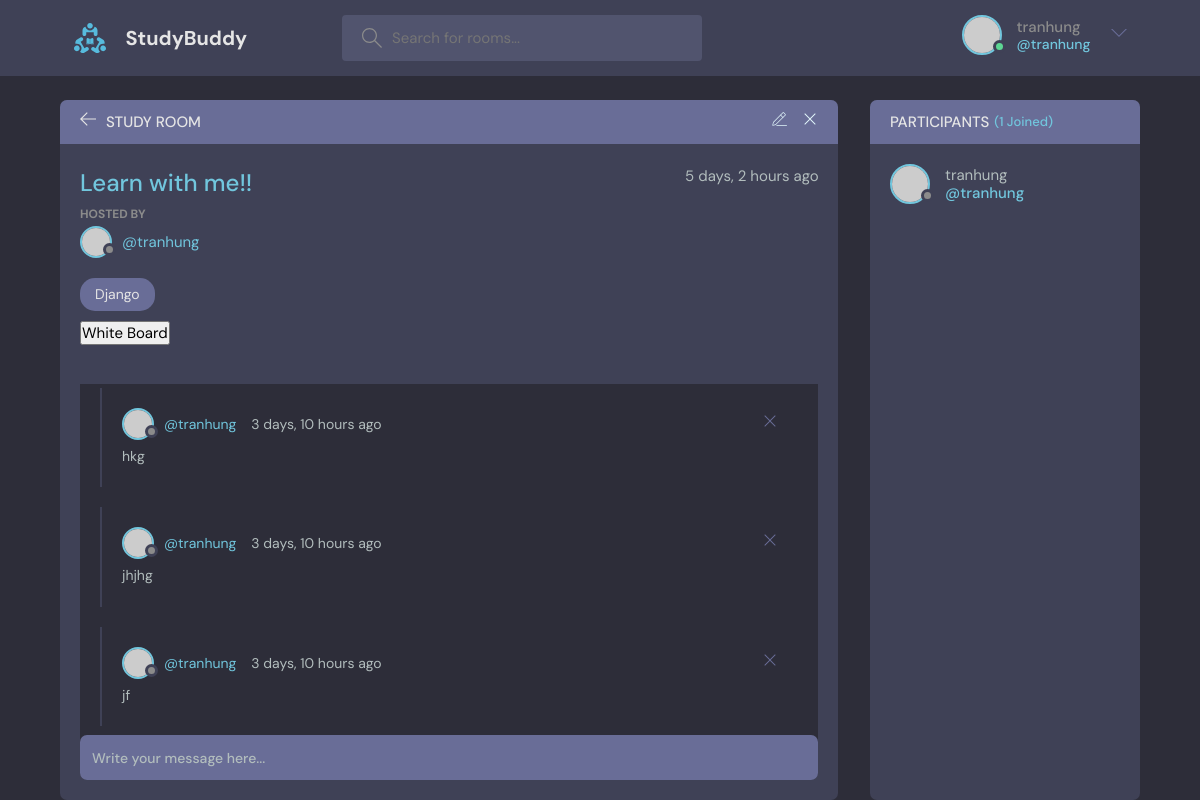
The app's page /room/6/ (signed in) with its own data.
### base/models.py (models this page shows, shortened)
class Room(models.Model):
    wb_id = models.OneToOneField(
        Whiteboard, on_delete=models.SET_NULL, null=True)
    host = models.ForeignKey(User, on_delete=models.SET_NULL, null=True)
    topic = models.ForeignKey('Topic', on_delete=models.SET_NULL, null=True)
    name = models.CharField(max_length=200)
    description = models.TextField(null=True, blank=True)
    participants = models.ManyToManyField(
        User, related_name='paticipants', blank=True)
    updated = models.DateTimeField(auto_now=True)
    created = models.DateTimeField(auto_now_add=True)
    class Meta:
        ordering = ['-updated', '-created']

class Topic(models.Model):
    name = models.CharField(max_length=200)

class Message(models.Model):
    user = models.ForeignKey(User, on_delete=models.CASCADE)
    room = models.ForeignKey(Room, on_delete=models.CASCADE)
    body = models.TextField()
    updated = models.DateTimeField(auto_now=True)
    created = models.DateTimeField(auto_now_add=True)
    class Meta:
        ordering = ['-updated', '-created']

### base/views.py (the view, shortened to what this page needs)
# urls.py: path('room/<str:pk>/', room, name="room"),
def room(request, pk):
    room = Room.objects.get(id=pk)
    room_messages = room.message_set.all()
    participants = room.participants.all()
    context = {'room': room, 'room_messages': room_messages,
               'participants': participants}
    return render(request, 'base/room.html', context)

### base/templates/base/room.html (shortened to what this page needs)
{% extends 'main.html' %}
{% block content %}
<main class="profile-page layout layout--2">
    <div class="container">
        <div class="room">
            <div class="room__top">
                <div class="room__topLeft">
                    <a href="{% url 'home' %}">
                        <svg
                            version="1.1"
                            xmlns="http://www.w3.org/2000/svg"
                            width="32"
                            height="32"
                            viewBox="0 0 32 32"
                        >
                            <title>arrow-left</title>
                            <path d="M13.723 2.286l-13.723 13.714 13.719 13.714 1.616-1.611-10.96-10.96h27.625v-2.286h-27.625l10.965-10.965-1.616-1.607z"></path>
                        </svg>
                    </a>
                    <h3>Study Room</h3>
                </div>
                <div class="room__topRight">
                    {% if request.user == room.host %}
                    <a href="{% url 'update-room' room.id %}">
                    </a>
                    <a href="{% url 'delete-room' room.id %}">
                        <svg
                            version="1.1"
                            xmlns="http://www.w3.org/2000/svg"
                            width="32"
                            height="32"
                            viewBox="0 0 32 32"
                        >
                            <title>remove</title>
                            <path d="M27.314 6.019l-1.333-1.333-9.98 9.981-9.981-9.981-1.333 1.333 9.981 9.981-9.981 9.98 1.333 1.333 9.981-9.98 9.98 9.98 1.333-1.333-9.98-9.98 9.98-9.981z"></path>
                        </svg>
                    </a>
                    {% endif %}
                </div>
            </div>
            <div class="room__box scroll">
                <div class="room__header scroll">
                    <div class="room__info">
                        <h3>{{ room.name }}</h3>
                        <span>{{ room.created|timesince }} ago</span>
                    </div>
                    <div class="room__hosted">
                        <p>Hosted By</p>
                        <a
                            href="{% url 'user-profile' room.host.id %}"
                            class="room__author"
                        >
                            <div class="avatar avatar--small">
                                <img src="https://randomuser.me/api/portraits/men/37.jpg" />
                            </div>
                            <span>@{{ room.host.username }}</span>
                        </a>
                    </div>
                    <span class="room__topics">{{ room.topic.name }}</span>
                    <div
                        style="width: 600px; height: 550px;"
                        id="wt-container"
                    >
                        <form
                            action="{% url 'white-board' room.pk %}"
                            method="POST"
                        >
                            <input
                                type="submit"
                                value="White Board"
                            >
                        </form>
                    </div>
                </div>
                <div class="room__conversation">
                    <div class="threads scroll">
                        {% for message in room_messages %}
                        <div class="thread">
                            <div class="thread__top">
                                <div class="thread__author">
                                    <a
                                        href="{% url 'user-profile' message.user.id %}"
                                        class="thread__authorInfo"
                                    >
                                        <div class="avatar avatar--small">
                                            <img src="https://randomuser.me/api/portraits/men/37.jpg" />
                                        </div>
                                        <span>@{{ message.user.username }}</span>
                                    </a>
                                    <span class="thread__date">{{ message.created|timesince }} ago</span>
                                </div>
                                <div class="thread__delete">
                                    {% if request.user == message.user %}
                                    <a href="{% url 'delete-message' message.id %}">
                                        <svg
                                            version="1.1"
                                            xmlns="http://www.w3.org/2000/svg"
                                            width="32"
                                            height="32"
                                            viewBox="0 0 32 32"
                                        >
                                            <title>remove</title>
                                            <path d="M27.314 6.019l-1.333-1.333-9.98 9.981-9.981-9.981-1.333 1.333 9.981 9.981-9.981 9.98 1.333 1.333 9.981-9.98 9.98 9.98 1.333-1.333-9.98-9.98 9.98-9.981z"></path>
                                        </svg>
                                    </a>
                                    {% endif %}
                                </div>
                            </div>
                            <div class="thread__details">
                                {{ message.body }}
                            </div>
                        </div>
                        {% endfor %}
                    </div>
                </div>
            </div>
            <div class="room__message">
                <form
                    action="#"
                    method="POST"
                >
                    <input
                        type="text"
                        name="body"
                        placeholder="Write your message here..."
                    />
                </form>
            </div>
        </div>
        <div class="participants">
            <h3 class="participants__top">Participants <span>({{ participants.count }} Joined)</span></h3>
            <div class="participants__list scroll">
                {% for user in participants %}
                <a
                    href="{% url 'user-profile' user.id %}"
                    class="participant"
                >
                    <div class="avatar avatar--medium">
                        <img src="https://randomuser.me/api/portraits/men/37.jpg" />
                    </div>
                    <p>
                        {{ user.username }}
                        <span>@{{ user.username }}</span>
                    </p>
                </a>
                {% endfor %}
            </div>
        </div>
    </div>
</main>
{% endblock content %}

### templates/header.html (shortened to what this page needs)
{% load static %}
<header class="header header--loggedIn">
    <div class="container">
        <a
            href="{% url 'home' %}"
            class="header__logo"
        >
            <img src="{% static 'assets/logo.svg' %}" />
            <h1>StudyBuddy</h1>
        </a>
        <form
            class="header__search"
            method="GET"
            action="{% url 'home' %}"
        >
            <label>
                <input
                    type="text"
                    name="q"
                    placeholder="Search for rooms..."
                />
            </label>
        </form>
        <nav class="header__menu">
            {% if request.user.is_authenticated %}
            <div class="header__user">
                <a href="{% url 'user-profile' request.user.id %}">
                    <div class="avatar avatar--medium active">
                        <img src="https://randomuser.me/api/portraits/men/37.jpg" />
                    </div>
                    <p>{{ request.user }} <span>@{{ request.user }}</span></p>
                </a>
                <button class="dropdown-button">
                    <svg
                        version="1.1"
                        xmlns="http://www.w3.org/2000/svg"
                        width="32"
                        height="32"
                        viewBox="0 0 32 32"
                    >
                        <title>chevron-down</title>
                        <path d="M16 21l-13-13h-3l16 16 16-16h-3l-13 13z"></path>
                    </svg>
                </button>
            </div>
            {% else %}
            <a href="{% url 'login' %}">
                <img src="{% static 'assets/avatar.svg' %}" />
                <p>Login</p>
            </a>
            {% endif %}
        </nav>
    </div>
</header>

### static/css/main.css (style rules this page uses)
body { background-color: darkgray; }

### records on screen
Room: name "Learn with me!!", created "5 days, 2 hours", host.username "tranhung", topic.name "Django"
Message: user.username "tranhung", created "3 days, 10 hours", body "hkg"
Message: user.username "tranhung", created "3 days, 10 hours", body "jhjhg"
Message: user.username "tranhung", created "3 days, 10 hours", body "jf"

### other values on screen
{{ request.user }} "tranhung"
{{ participants.count }} "1"
{{ user.username }} "tranhung"
